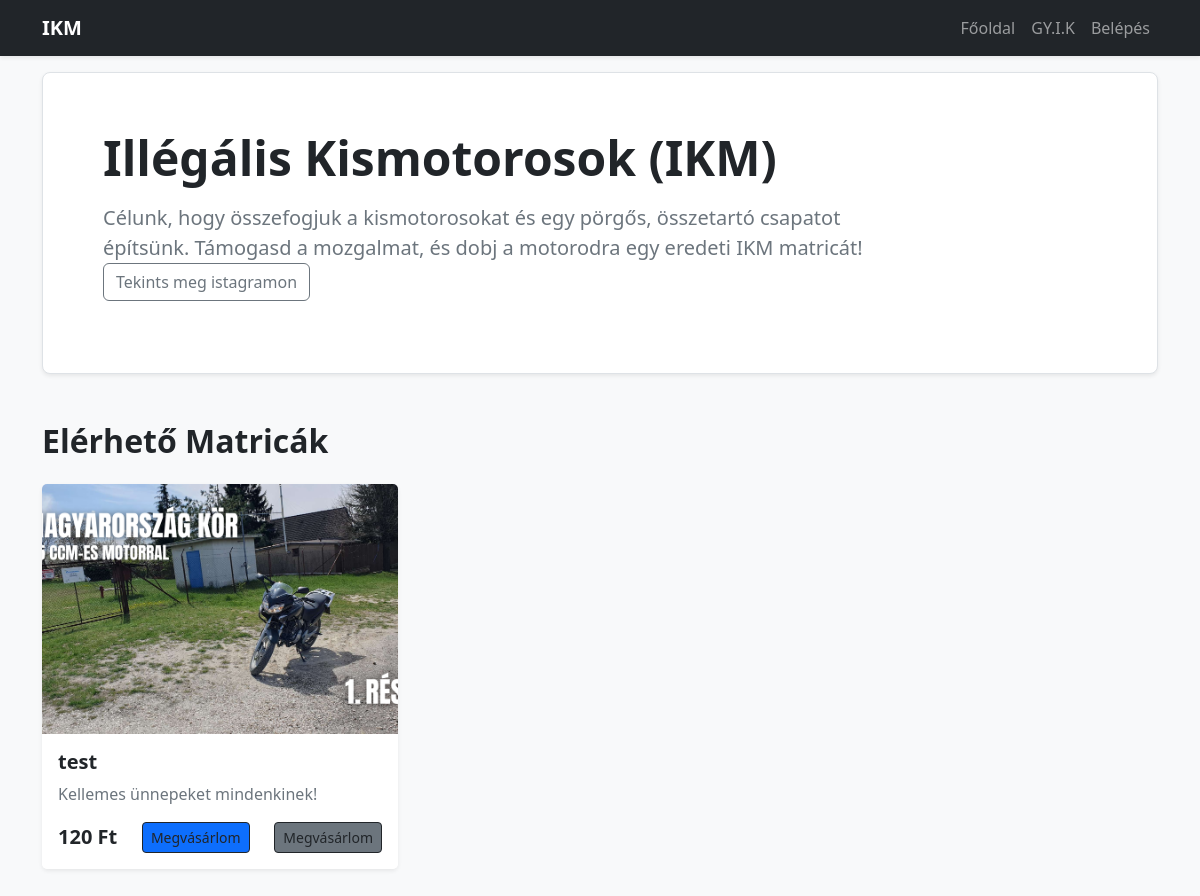
Before: / with the older database file.
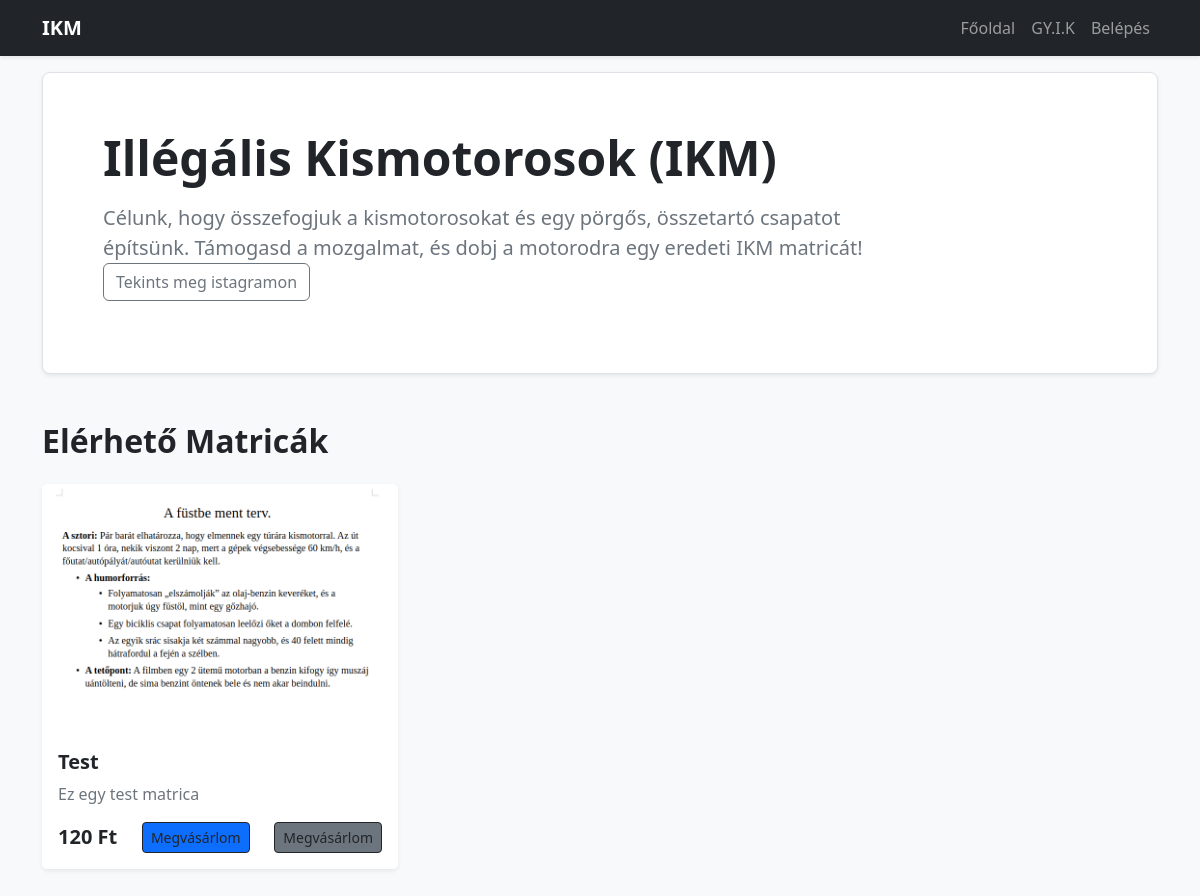
After: the same page with the newer database file.
### app.py (models this page shows)
class Sticker(db.Model):
    id = db.Column(db.Integer, primary_key=True)
    name = db.Column(db.String(100), nullable=False)
    description = db.Column(db.String(255), nullable=False)
    price = db.Column(db.Integer, nullable=False)
    image_filename = db.Column(db.String(255), nullable=False) # Most már csak a fájlnevet tároljuk

### app.py (the view)
@app.route('/')
def index():
    stickers = Sticker.query.all()
    return render_template('index.html', stickers=stickers)

### templates/index.html
{% extends 'base.html' %}
{% block content %}
<div class="p-5 mb-5 bg-white border rounded-3 shadow-sm">
    <div class="container-fluid py-2">
        <h1 class="display-5 fw-bold text-dark">Illégális Kismotorosok (IKM)</h1>
        <p class="col-md-10 fs-5 mt-3 text-secondary">
            Célunk, hogy összefogjuk a kismotorosokat és egy pörgős, összetartó csapatot építsünk.
            Támogasd a mozgalmat, és dobj a motorodra egy eredeti IKM matricát! <br>
            <a href="https://www.instagram.com/illegalis_kismotorosok/" class="btn-outline-secondary btn">Tekints meg istagramon</a>
        </p>
    </div>
</div>
<h2 class="mb-4 fw-bold">Elérhető Matricák</h2>
<div class="row row-cols-1 row-cols-md-3 g-4">
    {% for sticker in stickers %}
    <div class="col">
        <div class="card h-100 shadow-sm border-0">
            <img src="{{ url_for('static', filename='uploads/' + sticker.image_filename) }}"
                 class="card-img-top" alt="{{ sticker.name }}" style="height: 250px; object-fit: cover;">
            <div class="card-body">
                <h5 class="card-title fw-bold">{{ sticker.name }}</h5>
                <p class="card-text text-secondary">{{ sticker.description }}</p>
            </div>
            <div class="card-footer bg-white border-0 d-flex justify-content-between align-items-center pb-3 pt-0">
                <span class="fs-5 fw-bold text-dark">{{ sticker.price }} Ft</span>
                <button class="btn btn-outline-dark btn-sm btn-primary" onclick="copyToClipboard('{{ sticker.name }}', '{{ sticker.price }}')">Megvásárlom</button>
                <button class="btn btn-outline-dark btn-sm btn-secondary" onclick="window.open('/order/{{ sticker.name }}/{{ sticker.description }}/{{ sticker.price }}')">Megvásárlom</button>
            </div>
        </div>
    </div>
    {% else %}
    <div class="col-12"><p class="text-muted">Nincs elérhető matrica.</p></div>
    {% endfor %}
</div>
{% endblock %}

### templates/base.html (shortened to what this page needs)
<!DOCTYPE html>
<html lang="hu">
<head>
    <link href="https://cdn.jsdelivr.net/npm/bootstrap@5.3.0/dist/css/bootstrap.min.css" rel="stylesheet">
</head>
<body class="bg-light">
    <nav class="navbar navbar-expand-lg navbar-dark bg-dark shadow-sm">
        <div class="container">
            <a class="navbar-brand fw-bold" href="/">IKM</a>
            <div class="collapse navbar-collapse" id="navbarNav">
                <ul class="navbar-nav ms-auto">
                    <li class="nav-item"><a class="nav-link" href="/">Főoldal</a></li>
                    <li class="nav-item"><a href="/gyik" class="nav-link">GY.I.K</a></li>
                    {% if current_user.is_authenticated %}
                        <li class="nav-item"><a class="nav-link text-warning" href="/admin/stickers">Matricák Kezelése</a></li>
                        <li class="nav-item"><a class="nav-link text-info" href="/admin/users">Profilok</a></li>
                        <li class="nav-item"><a href="/admin/orders" class="nav-link text-info">Rendelések</a></li>
                        <li class="nav-item"><a class="nav-link" href="/logout">Kijelentkezés ({{ current_user.username }})</a></li>
                    {% else %}
                        <li class="nav-item"><a class="nav-link" href="/login">Belépés</a></li>
                    {% endif %}
                </ul>
            </div>
        </div>
    </nav>
    <div class="container mb-5">
        {% block content %}{% endblock %}
    </div>
</body>
</html>

Changed rows visible on the page:
changed Sticker: image_filename: a different picture; name "test" → "Test"; description "Kellemes ünnepeket mindenkinek!" → "Ez egy test matrica"
